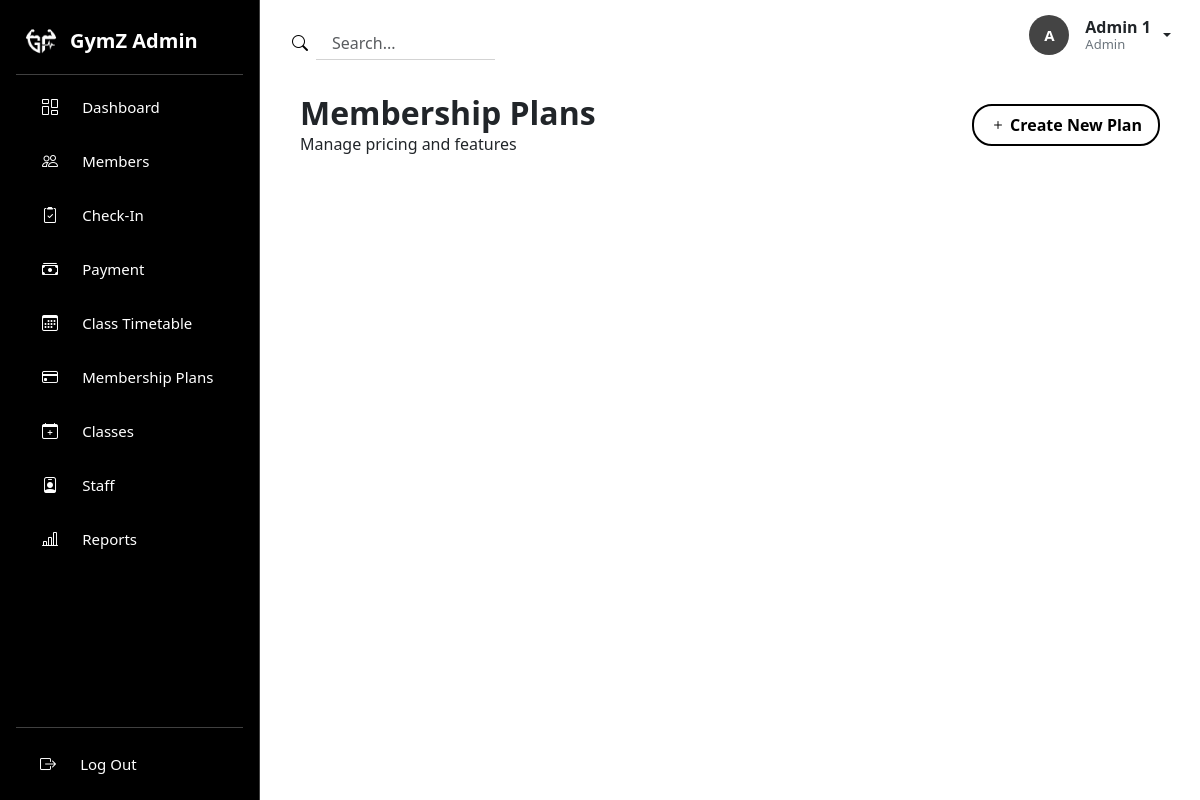
The app's page /operations/plans.php (signed in), older data.
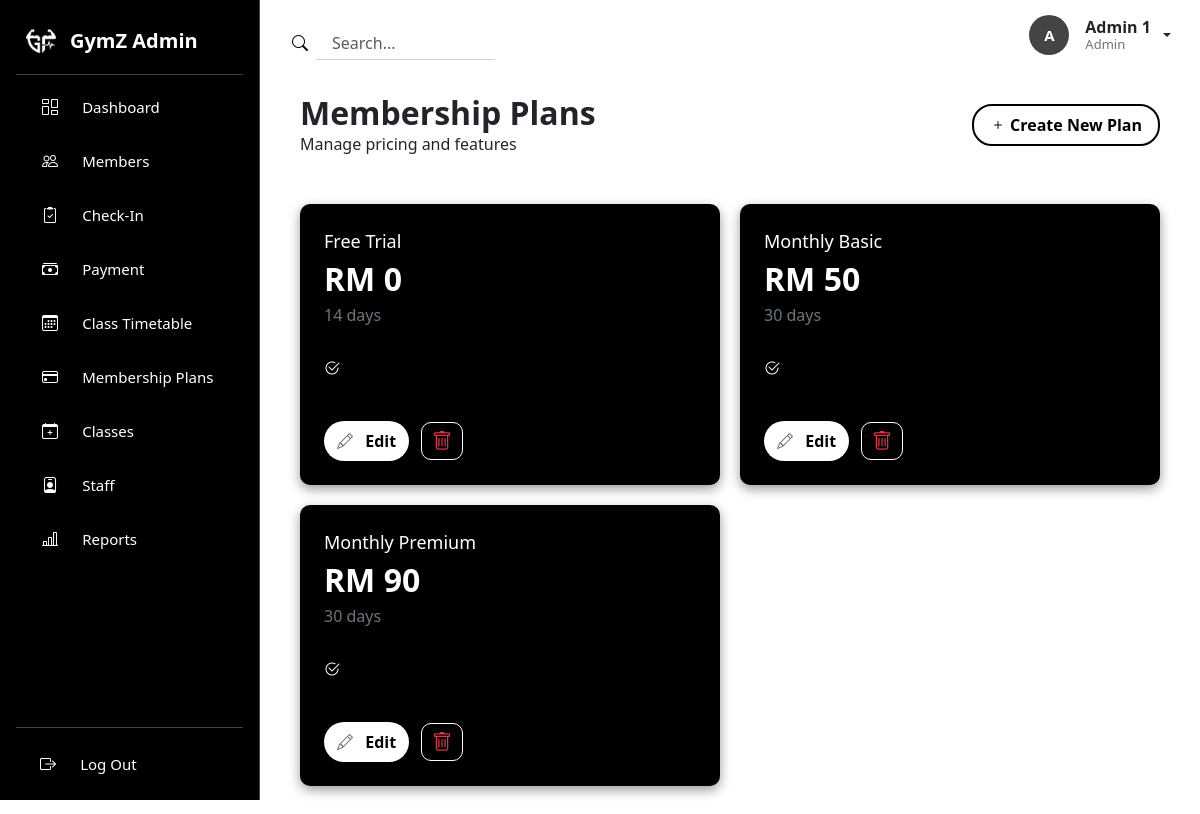
The same page, newer data.
### tables this page shows
CREATE TABLE membership_plans (
	plan_id INT AUTO_INCREMENT PRIMARY KEY,
    plan_name VARCHAR(100) NOT NULL,
    price DEC(5,2) NOT NULL,
    duration_days INT NOT NULL
);

### operations/plans.php (the view, shortened to what this page needs)
<?php
require_once __DIR__ . '/../config/database.php';
$caption = 'Manage pricing and features';
$plans = $db->query("SELECT * FROM membership_plans")->fetchAll(PDO::FETCH_ASSOC);
?>
<!DOCTYPE html>
<html lang="en">
<head>
    <link rel="stylesheet" href="https://cdn.jsdelivr.net/npm/bootstrap-icons@1.13.1/font/bootstrap-icons.min.css">
    <link href="https://cdn.jsdelivr.net/npm/bootstrap@5.3.8/dist/css/bootstrap.min.css" rel="stylesheet">
    <link rel="stylesheet" href="../assets/css/plans.css">
    <link rel="stylesheet" href="../assets/css/sidebar.css">
    <link rel="stylesheet" href="../assets/css/navbar.css">
</head>
<body>
    <div class="d-flex min-vh-100">
        <?php include __DIR__ . '/../includes/sidebar.php' ?>
        <div class="main-content flex-grow-1">
            <?php include __DIR__ . '/../includes/navbar.php' ?>
            <div class="content px-4">
                <div class="header d-flex justify-content-between p-3 pb-0 my-3">
                    <div class="greeting">
                        <h3>Membership Plans</h3>
                        <p><?= htmlspecialchars($caption) ?></p>
                    </div>
                    <?php if ($_SESSION['user']['role'] !== 'staff'): ?>
                    <div class="add-btn align-content-center">
                        <a href="/plans?action=new" class="p-2 px-3">
                            <i class="bi bi-plus"></i> Create New Plan
                        </a>
                    </div>
                    <?php endif; ?>
                </div>
                <div class="parents mx-3 my-5">
                    <?php foreach ($plans as $plan):
                        $featuresList = explode(',', $plan['features']);
                    ?>
                        <div class="plan-card p-4 d-flex flex-column">
                            <p class="name m-0"><?= htmlspecialchars($plan['plan_name']) ?></p>
                            <p class="price fw-bold fs-2 m-0">RM <?= htmlspecialchars(number_format($plan['price'], 0)) ?> </p>
                            <p class="duration m-0 mb-4 text-secondary"><?= htmlspecialchars($plan['duration_days']) ?> days</p>
                            <ul class="m-0 mb-4 p-0">
                                <?php foreach ($featuresList as $feature): ?>
                                    <li>
                                        <i class="bi bi-check2-circle me-2"></i>
                                    </li>
                                <?php endforeach; ?>
                            </ul>
                            <?php if ($_SESSION['user']['role'] !== 'staff'): ?>
                            <div class="action mt-auto d-flex align-items-center">
                                <a href="/plans?edit=<?= $plan['plan_id'] ?>" class="editBtn fw-bold">
                                    <i class="bi bi-pencil text-secondary me-2"></i>
                                    Edit
                                </a>
                                <form action="/plans" method="POST" class="d-inline" onsubmit="return confirm('Delete this plan?');">
                                    <button type="submit" class="btn-icon btn text-danger">
                                        <i class="bi bi-trash"></i>
                                    </button>
                                </form>
                            </div>
                            <?php endif; ?>
                        </div>
                    <?php endforeach; ?>
                </div>
            </div>
        </div>
    </div>
</body>
</html>

Row changes from the older to the newer data that the page shows:
added membership_plans: plan_name "Free Trial", price "0", duration_days "14"
added membership_plans: plan_name "Monthly Basic", price "50", duration_days "30"
added membership_plans: plan_name "Monthly Premium", price "90", duration_days "30"
